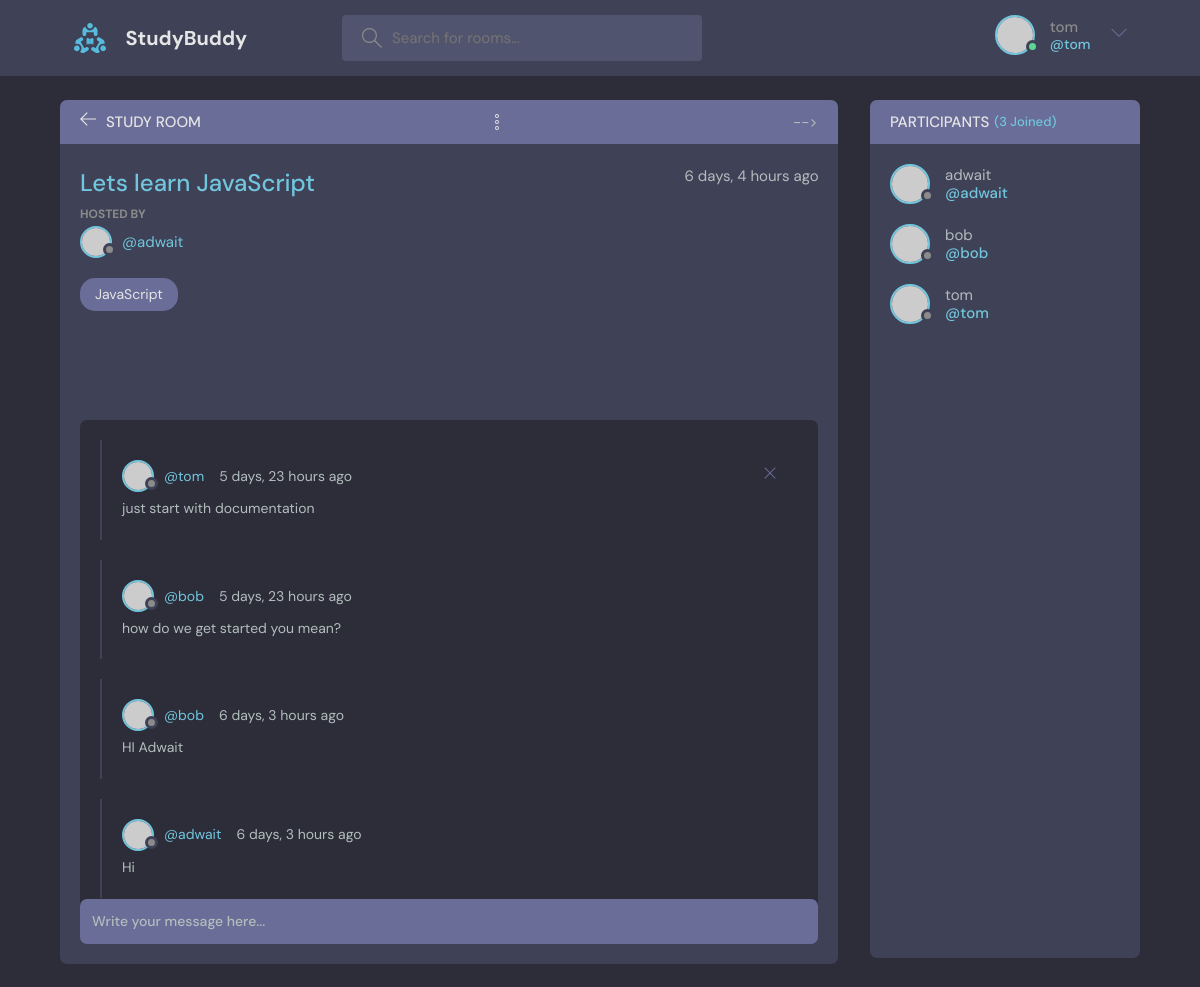
The app's page /base/room/1/ (signed in) with its own data.
### base/models.py (models this page shows, shortened)
class Room(models.Model):
    host = models.ForeignKey(User, on_delete=models.CASCADE, null =True)
    topic = models.ForeignKey(Topic, on_delete=models.SET_NULL, null =True)
    name = models.CharField(max_length=200)
    description = models.TextField(null=True, blank=True)
    participants = models.ManyToManyField(User, related_name='participants', blank=True)
    updated = models.DateTimeField(auto_now=True)
    created = models.DateTimeField(auto_now_add=True)
    class Meta:
        ordering = ['-updated', '-created']

class Topic (models.Model):
    name = models.CharField(max_length = 200)
    def __str__(self):
        return self.name

class Message(models.Model):
    user = models.ForeignKey(User, on_delete=models.CASCADE)
    room = models.ForeignKey(Room, on_delete=models.CASCADE)
    body = models.TextField()
    updated = models.DateTimeField(auto_now=True)
    created = models.DateTimeField(auto_now_add=True)
    class Meta:
        ordering = ['-updated', '-created']

### base/views.py (the view, shortened to what this page needs)
# urls.py: path("room/<str:pk>/", views.room, name="base.room"),
def room(request,pk):
    room = Room.objects.get(id=pk)
    roomMessages = room.message_set.all()
    participants = room.participants.all()
    context = {'room': room, 'roomMessages':roomMessages, 'participants':participants}
    return render(request,'base/Rooms.html', context)

### base/templates/base/Rooms.html (shortened to what this page needs)
{% extends 'main.html' %} {% block content %}
<main class="profile-page layout layout--2">
  <div class="container">
    <div class="room">
      <div class="room__top">
        <div class="room__topLeft">
          <a href="{% url 'base.home' %}">
            <svg
              version="1.1"
              xmlns="http://www.w3.org/2000/svg"
              width="32"
              height="32"
              viewBox="0 0 32 32"
            >
              <title>arrow-left</title>
              <path
                d="M13.723 2.286l-13.723 13.714 13.719 13.714 1.616-1.611-10.96-10.96h27.625v-2.286h-27.625l10.965-10.965-1.616-1.607z"
              ></path>
            </svg>
          </a>
          <h3>Study Room</h3>
        </div>
          </button> -->
      </div>
      <div class="room__box scroll">
        <div class="room__header scroll">
          <div class="room__info">
            <h3>{{room.name}}</h3>
            <span>{{room.created|timesince}} ago</span>
          </div>
          <div class="room__hosted">
            <p>Hosted By</p>
            <a href="{% url 'base.userProfile' room.host.id %}" class="room__author">
              <div class="avatar avatar--small">
                <img src="https://randomuser.me/api/portraits/men/37.jpg" />
              </div>
              <span>@{{room.host.username}}</span>
            </a>
          </div>
          <span class="room__topics">{{room.topic}}</span>
        </div>
        <div class="room__conversation">
          <div class="threads scroll">
            {%for message in roomMessages%}
            <div class="thread">
              <div class="thread__top">
                <div class="thread__author">
                  <a href="{%url 'base.userProfile' message.user.id%}" class="thread__authorInfo">
                    <div class="avatar avatar--small">
                      <img
                        src="https://randomuser.me/api/portraits/men/37.jpg"
                      />
                    </div>
                    <span>@{{message.user.username}}</span>
                  </a>
                  <span class="thread__date">{{message.created|timesince}} ago</span>
                </div>
                {%if request.user == message.user %}
                <a href="{% url 'base.deleteMessage' message.id %}">
                <div class="thread__delete">
                  <svg
                    version="1.1"
                    xmlns="http://www.w3.org/2000/svg"
                    width="32"
                    height="32"
                    viewBox="0 0 32 32"
                  >
                    <title>remove</title>
                    <path
                      d="M27.314 6.019l-1.333-1.333-9.98 9.981-9.981-9.981-1.333 1.333 9.981 9.981-9.981 9.98 1.333 1.333 9.981-9.98 9.98 9.98 1.333-1.333-9.98-9.98 9.98-9.981z"
                    ></path>
                  </svg>
                </div>
              </a>
                {%endif%}
              </div>
              <div class="thread__details">
                {{message.body}}
              </div>
            </div>
            {% endfor %}
          </div>
        </div>
      </div>
      <div class="room__message">
        <form action="", method="POST">
          <input name="body" placeholder="Write your message here..." />
        </form>
      </div>
    </div>
    <div class="participants">
      <h3 class="participants__top">
        Participants <span>({{participants.count}} Joined)</span>
      </h3>
      <div class="participants__list scroll">
        {% for user in participants %}
        <a href="{% url 'base.userProfile' user.id %}" class="participant">
          <div class="avatar avatar--medium">
            <img src="https://randomuser.me/api/portraits/men/37.jpg" />
          </div>
          <p>
            {{user.username}}
            <span>@{{user.username}}</span>
          </p>
        </a>
        {% endfor %}
      </div>
    </div>
  </div>
</main>
{% endblock content %}

### templates/navbar.html (shortened to what this page needs)
{% load static %}
<header class="header header--loggedIn">
  <div class="container">
    <a href="{% url 'base.home'%}" class="header__logo">
      <img src="{% static 'images/logo.svg' %}" />
      <h1>StudyBuddy</h1>
    </a>
    <form class="header__search" method="GET" action="{% url 'base.home'%}">
      <label>
        <input name="q" placeholder="Search for rooms..." />
      </label>
    </form>
    <nav class="header__menu">
      {% if request.user.is_authenticated %}
      <div class="header__user">
        <a href="{% url 'base.updateUser' %}">
          <div class="avatar avatar--medium active">
            <img src="https://randomuser.me/api/portraits/men/37.jpg" />
          </div>
          <p>
            {{request.user.username}} <span>@{{request.user.username}}</span>
          </p>
        </a>
        <button class="dropdown-button">
          <svg
            version="1.1"
            xmlns="http://www.w3.org/2000/svg"
            width="32"
            height="32"
            viewBox="0 0 32 32"
          >
            <title>chevron-down</title>
            <path d="M16 21l-13-13h-3l16 16 16-16h-3l-13 13z"></path>
          </svg>
        </button>
      </div>
      {% else %}
      <a href="{% url 'base.login'%}">
        <img src="{% static 'images/avatar.svg' %}" />
        <p>Login</p>
      </a>
      {% endif %}
    </nav>
  </div>
</header>

### records on screen
Room: name "Lets learn JavaScript", created "6 days, 4 hours", host.username "adwait", topic "JavaScript"
Message: user.username "tom", created "5 days, 23 hours", body "just start with documentation"
Message: user.username "bob", created "5 days, 23 hours", body "how do we get started you mean?"
Message: user.username "bob", created "6 days, 3 hours", body "HI Adwait"
Message: user.username "adwait", created "6 days, 3 hours", body "Hi"

### other values on screen
{{ request.user.username }} "tom"
{{ participants.count }} "3"
{{ user.username }} "adwait"
{{ user.username }} "bob"
{{ user.username }} "tom"
